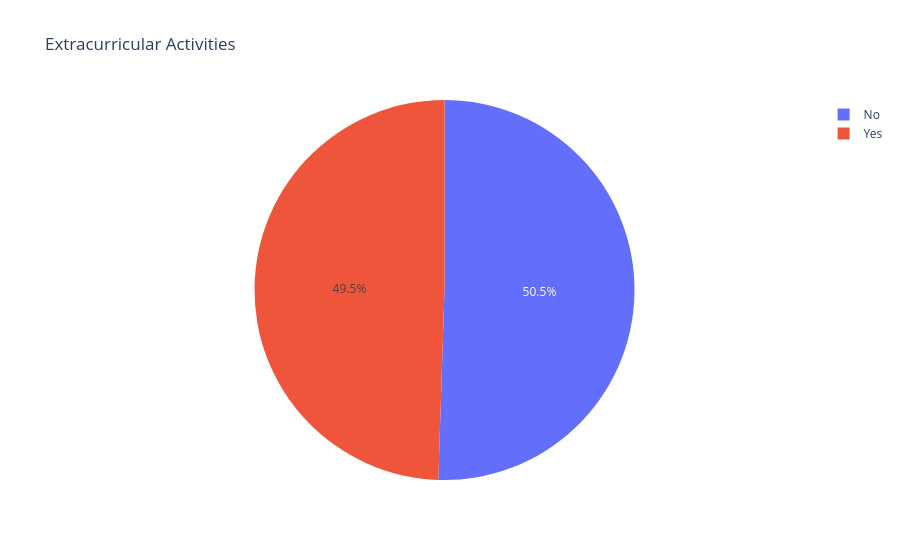

This figure's notebook cell:
### Code cell
fig = px.pie(df,names=df["Extracurricular Activities"],title="Extracurricular Activities")
fig.show()

### Figure 1 — Plotly figure (JSON) as saved in the notebook; plotly's stock layout.template omitted (floating-point values rounded to 4 significant figures; data arrays with more than 128 entries replaced by an {"elided": "..."} marker saying what was removed)
{"data": [{"domain": {"x": [0, 1], "y": [0, 1]}, "hovertemplate": "Extracurricular Activities=%{label}<extra></extra>", "labels": {"elided": "10000 str values"}, "legendgroup": "", "name": "", "showlegend": true, "type": "pie"}], "layout": {"legend": {"tracegroupgap": 0}, "title": {"text": "Extracurricular Activities"}}}
